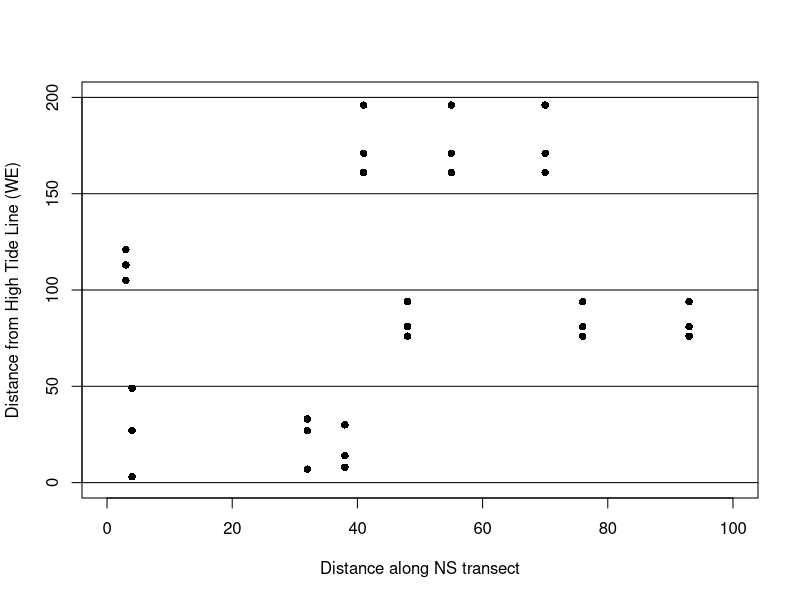

Here is the R script that generated this plot:
#----Creating Elevation Map----------------------------------------------------
#Set working directory
getwd()
setwd("C:/Users/Ben Shanafelt/Documents/Data Analysis in R/Projct Folder/Final_Davis/Final/")
#Load Data
quad.coords <- read.csv("QuadCoords.csv")

#Set x and y coordinates for the quadrats
qcx <- quad.coords$NS
qcy <- quad.coords$WE

#Create an empty plot, with the x and y limits
plot(NA, bty = 'n', pch = '', ylab = 'Distance from High Tide Line (WE)', 
     xlab = 'Distance along NS transect', xlim = c(0, 100), 
     ylim = c(0, 200))

#Create a box around the plot
box(which = "plot", lty = "solid")

#add in ablines for each section
abline(50, 0)
abline(100, 0)
abline(150, 0)
abline(200, 0)
abline(0, 0)

#Add a point for each quadrat
points(x = qcx, y = qcy, pch = 16, cex = 1, col = "black")
